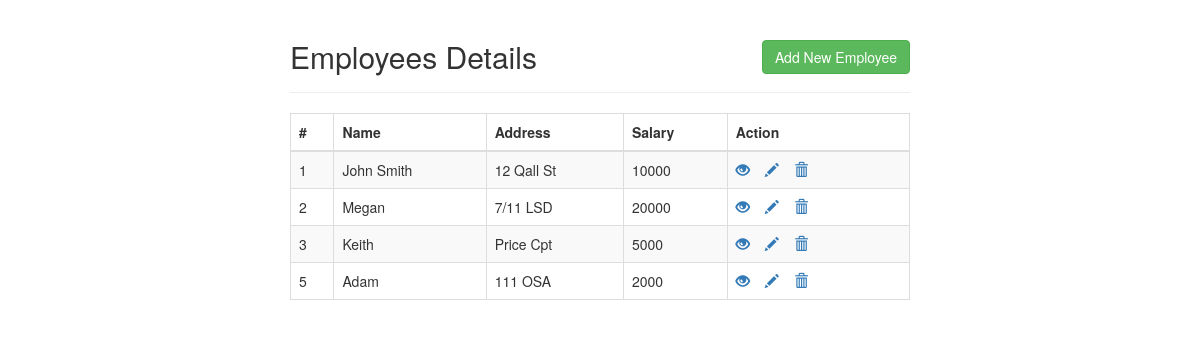
Screenshot of /php_CRUD/index.php with the database file from the repository.
### tables this page shows
CREATE TABLE `employees` (
  `id` int(11) NOT NULL,
  `name` varchar(100) NOT NULL,
  `address` varchar(255) NOT NULL,
  `salary` int(10) NOT NULL
);

### php_CRUD/index.php (the view, shortened to what this page needs)
<!DOCTYPE html>
<html lang="en">
<head>
    <link rel="stylesheet" href="https://maxcdn.bootstrapcdn.com/bootstrap/3.3.7/css/bootstrap.css">
</head>
<body>
    <div class="wrapper">
        <div class="container-fluid">
            <div class="row">
                <div class="col-md-12">
                    <div class="page-header clearfix">
                        <h2 class="pull-left">Employees Details</h2>
                        <a href="create.php" class="btn btn-success pull-right">Add New Employee</a>
                    </div>
                    <?php
                    require_once "config.php";
                    $sql = "SELECT * FROM employees";
                    if($result = $mysqli->query($sql)){
                        if($result->num_rows > 0){
                            echo "<table class='table table-bordered table-striped'>";
                                echo "<thead>";
                                    echo "<tr>";
                                        echo "<th>#</th>";
                                        echo "<th>Name</th>";
                                        echo "<th>Address</th>";
                                        echo "<th>Salary</th>";
                                        echo "<th>Action</th>";
                                    echo "</tr>";
                                echo "</thead>";
                                echo "<tbody>";
                                while($row = $result->fetch_array()){
                                    echo "<tr>";
                                        echo "<td>" . $row['id'] . "</td>";
                                        echo "<td>" . $row['name'] . "</td>";
                                        echo "<td>" . $row['address'] . "</td>";
                                        echo "<td>" . $row['salary'] . "</td>";
                                        echo "<td>";
                                            echo "<a href='read.php?id=". $row['id'] ."' title='View Record' data-toggle='tooltip'><span class='glyphicon glyphicon-eye-open'></span></a>";
                                            echo "<a href='update.php?id=". $row['id'] ."' title='Update Record' data-toggle='tooltip'><span class='glyphicon glyphicon-pencil'></span></a>";
                                            echo "<a href='delete.php?id=". $row['id'] ."' title='Delete Record' data-toggle='tooltip'><span class='glyphicon glyphicon-trash'></span></a>";
                                        echo "</td>";
                                    echo "</tr>";
                                }
                                echo "</tbody>";
                            echo "</table>";
                        } else{
                            echo "<p class='lead'><em>Không tìm thấy bản ghi.</em></p>";
                        }
                    } else{
                        echo "ERROR: Không thể thực thi $sql. " . $mysqli->error;
                    }
                    ?>
                </div>
            </div>
        </div>
    </div>
</body>
</html>

### php_CRUD/index.php (style rules this page uses)
.wrapper { width: 650px; margin: 0 auto; }
.page-header h2 { margin-top: 0; }
table tr td:last-child a { margin-right: 15px; }

### rows the page displays
employees: id "1", name "John Smith", address "12 Qall St", salary "10000"
employees: id "2", name "Megan", address "7/11 LSD", salary "20000"
employees: id "3", name "Keith", address "Price Cpt", salary "5000"
employees: id "5", name "Adam", address "111 OSA", salary "2000"
